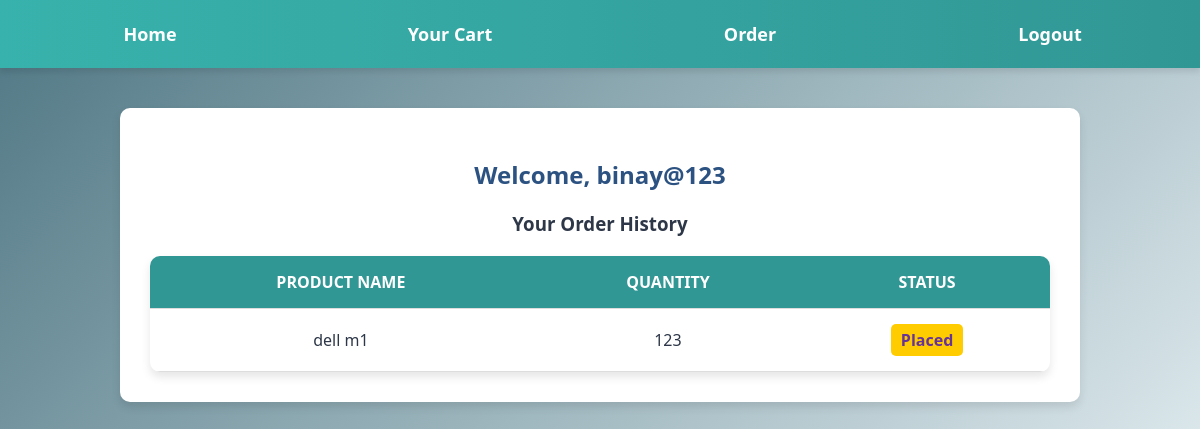
The app's page /order/order-history-page/3/ with its own data.
### my_order/models.py (models this page shows, shortened)
class Order(models.Model):
    STATUS_CHOICES = (
        ('Placed', 'Placed'),
        ('Shipped', 'Shipped'),
        ('Delivered', 'Delivered'),
    )
    user = models.ForeignKey(User, on_delete=models.CASCADE)
    product = models.ForeignKey(Product, on_delete=models.CASCADE)
    quantity = models.PositiveIntegerField(default=1)
    status = models.CharField(max_length=20, choices=STATUS_CHOICES, default='Placed')

### my_shop/models.py (models this page shows, shortened)
class Product(models.Model):
    name = models.CharField(max_length=100)
    description = models.TextField()
    price = models.DecimalField(max_digits=10, decimal_places=2)
    image = models.ImageField(upload_to='products/')
    category = models.ForeignKey(Category, on_delete=models.CASCADE)

### my_order/views.py (the view)
# urls.py: path('order-history-page/<int:user_id>/', views.order_history_page, name="order_history_page"),
def order_history_page(request, user_id):
    user = User.objects.get(id=user_id)
    orders = Order.objects.filter(user_id=user_id)
    return render(request, "order_history_page.html" , {'orders' : orders , 'user' : user} )

### my_order/templates/order_history_page.html (shortened to what this page needs)
<!DOCTYPE html>
<html lang="en">
<head>
</head>
<body>
    {% include 'includes/navbar.html' %}
    <div class="container">
        <h2>Welcome, {{ user.username }}</h2>
        <h3>Your Order History</h3>
        {% if orders %}
            <table>
                <thead>
                    <tr>
                        <th>Product Name</th>
                        <th>Quantity</th>
                        <th>Status</th>
                    </tr>
                </thead>
                <tbody>
                    {% for order in orders %}
                        <tr>
                            <td data-label="Product">{{ order.product.name }}</td>
                            <td data-label="Quantity">{{ order.quantity }}</td>
                            <td data-label="Status">
                              <span class="status status-{{ order.status|lower }}">{{ order.status }}</span>
                            </td>
                        </tr>
                    {% endfor %}
                </tbody>
            </table>
        {% else %}
            <p>No orders found.</p>
        {% endif %}
    </div>
</body>
</html>

### my_order/templates/order_history_page.html (style rules this page uses)
body { margin: 0; font-family: 'Segoe UI', Tahoma, Geneva, Verdana, sans-serif; background: linear-gradient(135deg, #4f7784, #dbe7eb); color: #2d3748; padding: 0px; }
.container { max-width: 900px; margin: 40px auto; background: white; padding: 30px; border-radius: 10px; box-shadow: 0 5px 10px rgba(0, 0, 0, 0.1); text-align: center; }
h2 { color: #2c5282; }
table { width: 100%; border-collapse: collapse; margin-top: 20px; background: white; border-radius: 10px; overflow: hidden; box-shadow: 0 5px 10px rgba(0, 0, 0, 0.1); }
th, td { padding: 15px; text-align: center; border-bottom: 1px solid #ddd; }
th { background-color: #319795; color: white; text-transform: uppercase; }
.status { font-weight: bold; padding: 5px 10px; border-radius: 5px; display: inline-block; }
.status-placed { background-color: #ffcc00; color: #663399; }

### records on screen
Order: product.name "dell m1", quantity "123", status "Placed"

### other values on screen
{{ user.username }} "binay@123"
